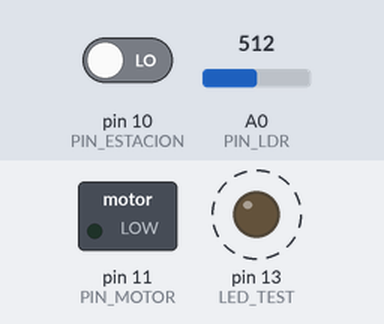
The sketch below on a simulated Arduino Uno, built with avr-gcc and run on an emulated ATmega328P. Shown: switched loads named in the sketch (green lamp = pin HIGH), output pins drawn as LEDs (lit = HIGH). Dashed ring = blinking. The inputs (shaded band) are chosen by the test bench; at power-on: pin 10 (PIN_ESTACION) LOW, A0 (PIN_LDR) = 512. What the sketch prints to the serial monitor is not drawn.

Above: at 0.13 s.
Timing chart, 0 to 3.0 s (numbered marks = the images above):
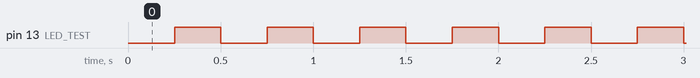

Measured:
- by itself, pin 13 (LED_TEST): alternates HIGH for 0.25 s and LOW for 0.25 s

The sketch:

Gallinas.ino
```cpp
/*
  ITES - Microcontroladores 2
  15/05/23 - Trabajo Practico Integrador

  Autor: Sabetta Enrique
  Profesor: Ing. Alejo Giles

  Enunciado: Dispenser Automatico de Alimento Balanceado para Gallinas

  Descripción del problema:

  En el marco de un proyecto de control para realizar un Dispenser Automatico de Alimento Balanceado para Gallinas, se solicita desarrollar un sistema utilizando Arduino

  El sistema permitirá controlar el motor de un dispenser de alimentos para gallinas, teniendo en cuenta que debara solo funcionar mientras sea de dias y cada ciertos
  intervalos de tiempo, hasta tanto se haga de noche nuevamente.

  El sistema constará de los siguientes elementos: Motor 12v: que permitirá realizar la dispercion del alimento a baja velocidad ya que se necesita que el alimento
  caiga en un comedero.
  Interfaz de usuario: La comunicación con el sistema se realizará a través del puerto serie (UART) del Arduino.
   Se utilizará un programa externo en la computadora para enviar comandos y recibir notificaciones desde el Arduino.
   Programa Arduino: El programa desarrollado en Arduino deberá gestionar los eventos sincrónicos y asincrónicos, recibir comandos por el puerto serie y controlar el motor
   para realizar un test del motor.
  Requerimientos funcionales:Evento sincrónico: Cuando se reciba un comando por el puerto serie desde la interfaz de usuario para testear el funcionamiento del motor,
*/

#define MS_INTERVALO_LED_TEST            250 //Function LedTest()
#define LED_TEST                         13
#define CONFIG_LED_TEST                  pinMode(LED_TEST, OUTPUT)
#define ACTUALIZAR_LED_TEST(x)           digitalWrite(LED_TEST, x)

#define PIN_MOTOR                        11
#define CONFIG_PIN_MOTOR                 pinMode(PIN_MOTOR, OUTPUT)
#define ENCENDER_MOTOR                   analogWrite(PIN_MOTOR, 140)
#define APAGAR_MOTOR                     analogWrite(PIN_MOTOR, 0)

#define PIN_LDR                          A0
#define CONFIG_PIN_LDR                   pinMode(PIN_LDR, INPUT)
#define LEER_LDR                         analogRead(PIN_LDR)

#define PIN_ESTACION                     10
#define CONFIG_PIN_ESTACION              pinMode(PIN_ESTACION, INPUT)
#define LEER_PIN_ESTACION                digitalRead(PIN_ESTACION)
#define INVIERNO                         4
#define VERANO                           7

#define MENSAJE(m)                       Serial.println(m)
#define MSJCONC(mc)                      Serial.print(mc)

#define TPO_ENCENDIDO                    10 // tiempo de funcionamiento del motor en segundos
#define TPO_APAGADO                      20000 // tiempo del motor en estado apagado. Tiempo en milisegundos
#define TPO_TEST                         5  // tiempo para testeo de funcionamiento del motor. Tiempo en segundos

//Variables Globales

int lectura_ldr;
int f_mensaje = 0;
int pasada = 0;
int Tiempo_Motor = 0;
int estacion = 0;
unsigned long Millis_apagado_ant = millis();

void setup() {
  Serial.begin(9600);
  CONFIG_LED_TEST;
  CONFIG_PIN_MOTOR;
  CONFIG_PIN_LDR;

  estacion = LEER_PIN_ESTACION ? VERANO : INVIERNO;

  ACTUALIZAR_LED_TEST(0);
  APAGAR_MOTOR;
  MENSAJE("Hola!!. Iniciando Sistema");
  MENSAJE("Motor Apagado");
  MENSAJE("Para testeo de motor presione 't'");
}

void loop()
 {
  LedTest();
  Leer_LDR();
  RecepcionSerie();
  Ctrl_Motor();
 }


void LedTest()
{
  static int ledState= 0;
  static unsigned long antMillis = 0;

  if(millis() - antMillis < MS_INTERVALO_LED_TEST) return;
  antMillis = millis();

  ledState = !ledState;
  ACTUALIZAR_LED_TEST(ledState);
}

void Leer_LDR()
{
  if(LEER_LDR < 600) {pasada = 0; return; }
  if(pasada > estacion) return;
  if(Tiempo_Motor) {Millis_apagado_ant = millis(); return;}

  if(millis() - Millis_apagado_ant < TPO_APAGADO) return;
   f_mensaje = 0; pasada++;
   Tiempo_Motor = TPO_ENCENDIDO;
   MSJCONC("Ronda : ");
   MENSAJE(pasada);
}

void RecepcionSerie()
{
  //Preguntar si hay datos en el puerto Serie, esperando a que sean leidos
  //Si no hay datos, salir de la función
  //Si hay datos, leer el dato y procesarlo
  char dato;

  if(!Serial.available()) return;
  if(Tiempo_Motor != 0) return;

  dato = Serial.read();
  f_mensaje = 0;
  if(dato !='t') return;
    Tiempo_Motor = TPO_TEST;
    MENSAJE("Iniciando testeo");
    f_mensaje = 1;
  }

void Ctrl_Motor(){
  static unsigned long millis_ant=0, Tiempo_Motor_ant=0;

  if(millis() - millis_ant < 1000) return;
    millis_ant = millis();

  //EVENTO ENCENDER MOTOR
  if(Tiempo_Motor && !Tiempo_Motor_ant) {ENCENDER_MOTOR; MENSAJE("Motor Encendido");}

  //EVENTO FIN DEL TESTEO
  if(!Tiempo_Motor && f_mensaje == 1) {MENSAJE("Fin del Testeo"); f_mensaje = 0;}

  //EVENTO APAGAR MOTOR
  if(!Tiempo_Motor && Tiempo_Motor_ant) {APAGAR_MOTOR; MENSAJE("Motor Apagado");}


  Tiempo_Motor_ant=Tiempo_Motor;

  if(Tiempo_Motor) Tiempo_Motor--;
}
```
